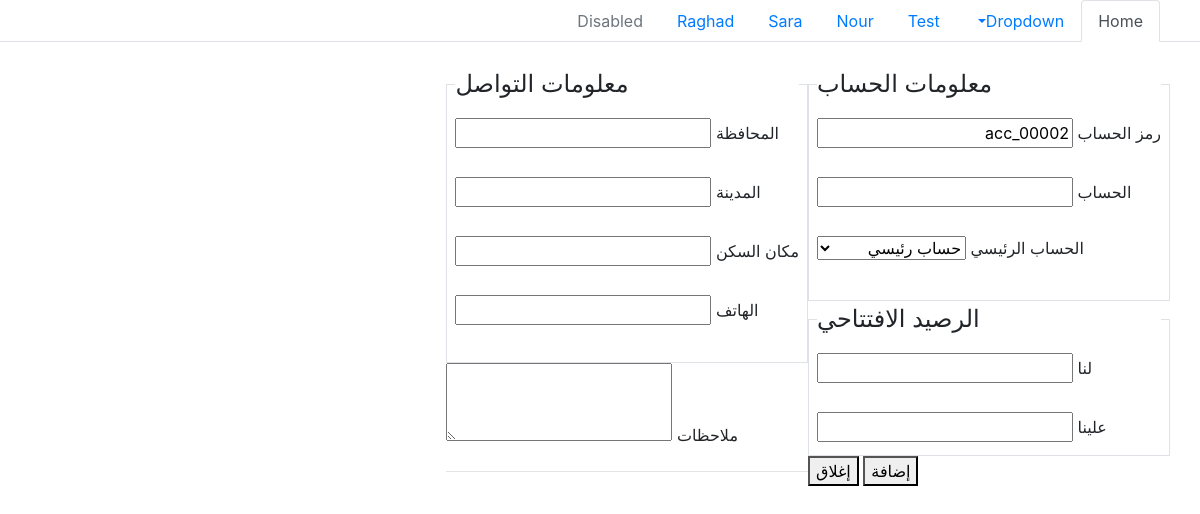
Before: /account_card.php with the older database file.
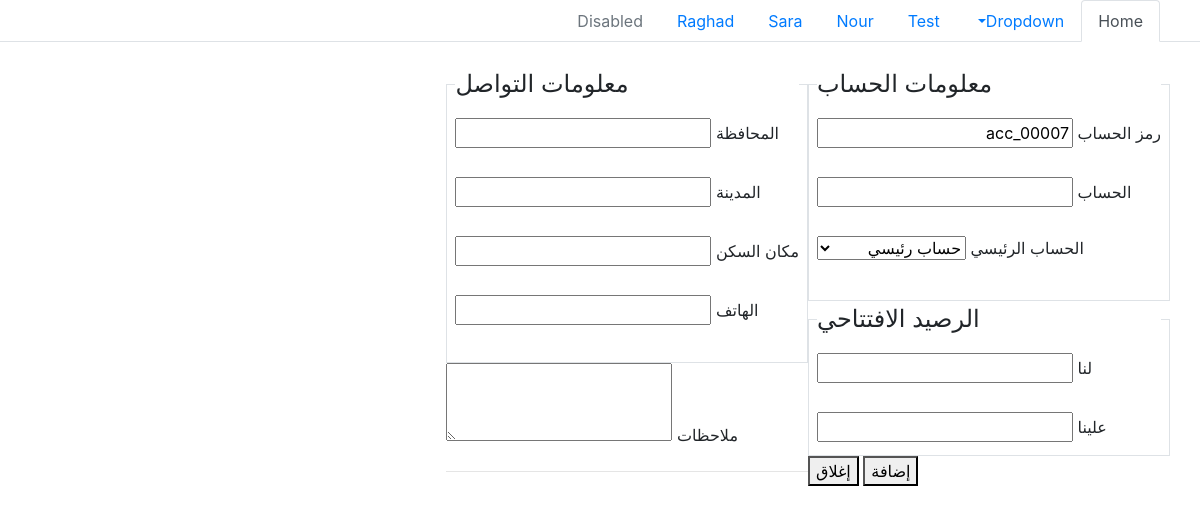
After: the same page with the newer database file.
### tables this page shows
CREATE TABLE `accounts` (
  `id` int(11) NOT NULL AUTO_INCREMENT,
  `code` varchar(250) NOT NULL,
  `name` varchar(250) DEFAULT NULL,
  `phone` varchar(250) DEFAULT NULL,
  `email` varchar(250) DEFAULT NULL,
  `account_id` int(11) NOT NULL DEFAULT 0,
  `city` varchar(250) DEFAULT NULL,
  `state` varchar(250) DEFAULT NULL,
  `location` varchar(250) DEFAULT NULL,
  `note` varchar(250) DEFAULT NULL,
  `fund` varchar(250) NOT NULL,
  `type` varchar(250) NOT NULL,
  `created_at` timestamp NOT NULL DEFAULT current_timestamp(),
  `updated_at` timestamp NOT NULL DEFAULT current_timestamp(),
  PRIMARY KEY (`id`)
);

### helper/config_functions.php (called while the page is built, shortened)
<?php
function get_value_from_config($key , $in_key = ""){
    $json = json_decode(file_get_contents('config.json') , true);
    if($in_key != "")
        return $json[$key][$in_key];
    return $json[$key];
}
?>

### helper/operation_functions.php (called while the page is built, shortened)
<?php
function generate_code($prefix , $code){
    $code_trim = substr($code , strlen($prefix."_")-1)+1;
    $code_result = "";
    for($i = NUMBER_OF_ZEROS ; $i > strlen($code_trim) ; $i--){
        $code_result .= "0";
    }
    return $prefix .$code_result . $code_trim;
}
function get_auto_code($con , $table , $column , $prefix){
    $select_max_id_query = "select max(id) from $table";
    $select_max_id_exec= mysqli_query($con , $select_max_id_query);
    $max_id = mysqli_fetch_row($select_max_id_exec)[0];
    $select_code_query = "select $column from $table where id = '$max_id' and $column like '$prefix%'";
    $select_code_exec = mysqli_query($con,$select_code_query);
    @$code = mysqli_fetch_row($select_code_exec)[0];
    return generate_code($prefix , $code);
}

### account_card.php (the view, shortened to what this page needs)
<?php
include('include/nav.php');
?>
<!DOCTYPE html>
<html>
<head>
    <link rel="stylesheet" href="css/bootstrap.min.css">
</head>
<body>
    <form action="" method="post">
        <div class="container">
            <?php
            $account = [];
            ?>
            <div class="row">
                <div class="md-4">
                    <br>
                    <fieldset class="border p-2">
                        <legend class="w-auto">معلومات الحساب</legend>
                        <label for="code">رمز الحساب</label>
                        <input name="code" type="text" readonly value="<?php
                                                                        if (isset($account['code'])) echo $account['code'];
                                                                        else
                                                                            echo get_auto_code($con, "accounts", "code", get_value_from_config("prefix_code", "account"))  ?>">
                        <br><br>
                        <label for="name">الحساب</label>
                        <input type="text" name="name" value="<?php if (isset($account['name'])) echo $account['name'] ?>">
                        <br><br>
                        <label for="main account">الحساب الرئيسي</label>
                        <select name="account_id" id="">
                            <option value="0">حساب رئيسي</option>
                        </select>
                        <br><br>
                    </fieldset>
                    <fieldset class="border p-2">
                        <legend class="w-auto">الرصيد الافتتاحي</legend>
                        <label name="credit">لنا</label>
                        <input type="number" name="credit"
                        value="<?php if(isset($account['fund']) && $account['fund'] > 0) echo $account['fund'] ?>">
                        <br><br>
                        <label name="debit">علينا</label>
                        <input type="number" name="debit"
                        value="<?php if(isset($account['fund']) && $account['fund'] < 0) echo  trim($account['fund'] , '-') ?>">
                    </fieldset>
                    <button type="submit" name="add">إضافة</button>
                    <button type="button" name="close">إغلاق</button>
                </div>
                <div class="md-8">
                    <br>
                    <fieldset class="border p-2">
                        <legend class="w-auto">معلومات التواصل </legend>
                        <label name="">المحافظة</label>
                        <input type="text" name="state"
                        value="<?php if(isset($account['state'])) echo $account['state'] ?>">
                        <br><br>
                        <label name="">المدينة</label>
                        <input type="text" name="city"
                        value="<?php if(isset($account['city'])) echo $account['city'] ?>">
                        <br><br>
                        <label name="">مكان السكن</label>
                        <input type="text" name="location"
                        value="<?php if(isset($account['location'])) echo $account['location'] ?>">
                        <br><br>
                        <label name="">الهاتف</label>
                        <input type="text" name="phone"
                        value="<?php if(isset($account['phone'])) echo $account['phone'] ?>">
                        <br><br>
                    </fieldset>
                    <label name="">ملاحظات</label>
                    <textarea rows="3" type="text" name="note"><?php if(isset($account['note'])) echo $account['note'] ?></textarea>
                    <hr>
                </div>
            </div>
        </div>
    </form>
</body>
</html>

Changed rows visible on the page:
no longer on this page (row edited): accounts: code "acc_00002"
added accounts: code "acc_00007"
